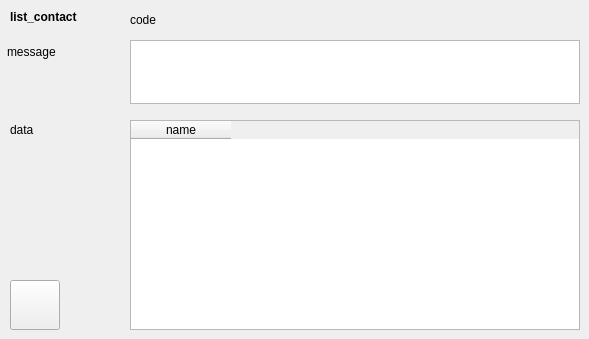
       <widget class="QWidget" name="TabPage" >
        <attribute name="title" >
         <string>response</string>
        </attribute>
        <widget class="QLabel" name="textLabel66" >
         <property name="geometry" >
          <rect>
           <x>7</x>
           <y>42</y>
           <width>110</width>
           <height>20</height>
          </rect>
         </property>
         <property name="text" >
          <string>message</string>
         </property>
         <property name="wordWrap" >
          <bool>false</bool>
         </property>
        </widget>
        <widget class="QLabel" name="textLabel67" >
         <property name="geometry" >
          <rect>
           <x>10</x>
           <y>10</y>
           <width>110</width>
           <height>20</height>
          </rect>
         </property>
         <property name="text" >
          <string>&lt;b>list_contact&lt;/b></string>
         </property>
         <property name="alignment" >
          <set>Qt::AlignLeading|Qt::AlignLeft|Qt::AlignTop</set>
         </property>
         <property name="wordWrap" >
          <bool>true</bool>
         </property>
        </widget>
        <widget class="QLabel" name="list_contact_code" >
         <property name="geometry" >
          <rect>
           <x>130</x>
           <y>10</y>
           <width>450</width>
           <height>20</height>
          </rect>
         </property>
         <property name="text" >
          <string>code</string>
         </property>
         <property name="wordWrap" >
          <bool>false</bool>
         </property>
        </widget>
        <widget class="QTextEdit" name="list_contact_msg" >
         <property name="geometry" >
          <rect>
           <x>130</x>
           <y>40</y>
           <width>450</width>
           <height>64</height>
          </rect>
         </property>
        </widget>
        <widget class="QLabel" name="textLabel68" >
         <property name="geometry" >
          <rect>
           <x>10</x>
           <y>120</y>
           <width>110</width>
           <height>20</height>
          </rect>
         </property>
         <property name="text" >
          <string>data</string>
         </property>
         <property name="wordWrap" >
          <bool>false</bool>
         </property>
        </widget>
        <widget class="QTableWidget" name="list_contact_table" >
         <property name="geometry" >
          <rect>
           <x>130</x>
           <y>120</y>
           <width>450</width>
           <height>210</height>
          </rect>
         </property>
         <column>
          <property name="text" >
           <string>name</string>
          </property>
         </column>
        </widget>
        <widget class="QPushButton" name="btn_source_list_contact" >
         <property name="geometry" >
          <rect>
           <x>10</x>
           <y>280</y>
           <width>50</width>
           <height>50</height>
          </rect>
         </property>
         <property name="toolTip" >
          <string/>
         </property>
         <property name="text" >
          <string/>
         </property>
         <property name="icon" >
          <iconset>icon_source.png</iconset>
         </property>
        </widget>
       </widget>
